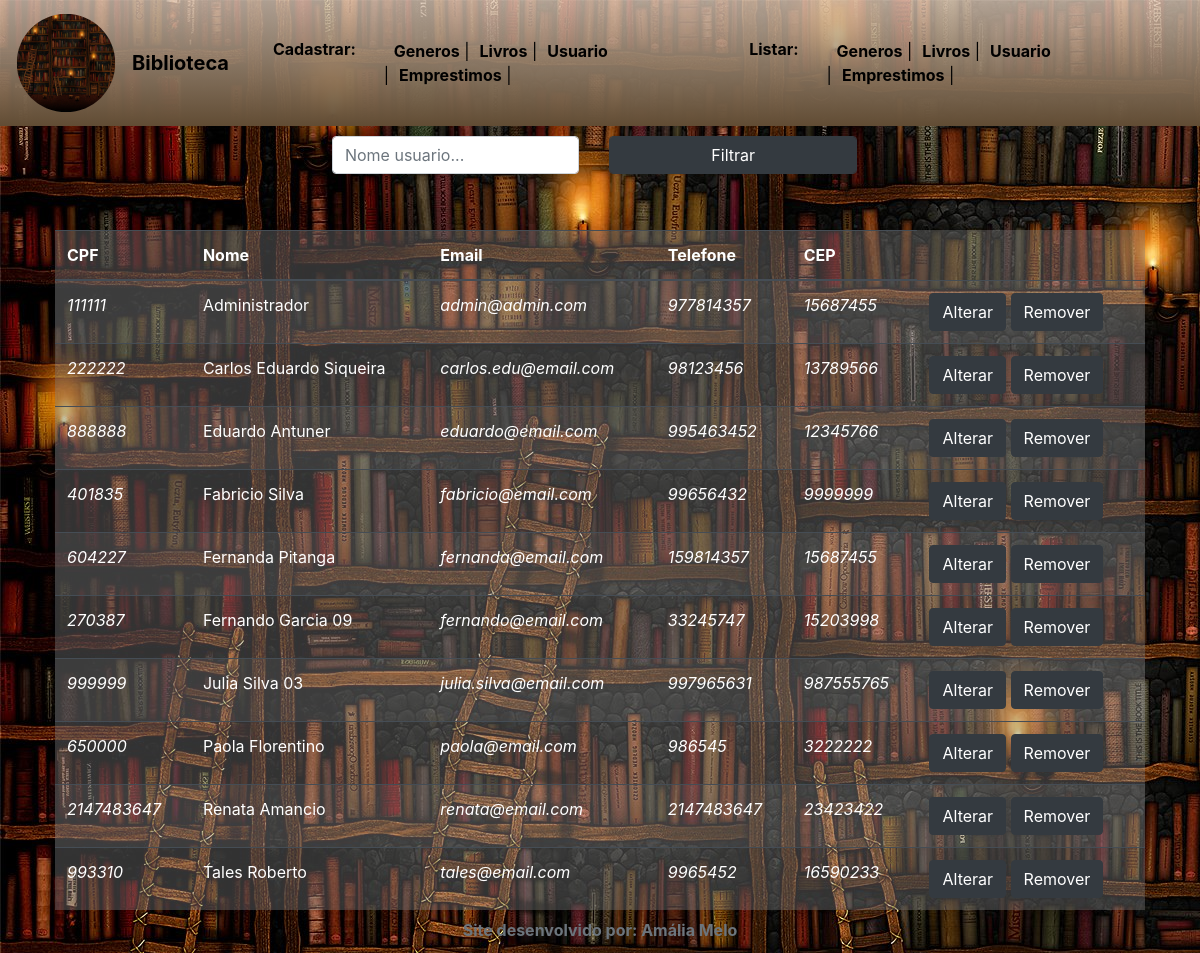
Screenshot of /20201117/lista_usuario.php with the database file from the repository.
### tables this page shows
CREATE TABLE `usuario` (
  `cpf` int(12) NOT NULL,
  `nome_usuario` varchar(100) NOT NULL,
  `email` varchar(100) NOT NULL,
  `telefone` int(9) NOT NULL,
  `cep` int(8) NOT NULL,
  `senha` char(32) NOT NULL,
  `permissao` int(11) NOT NULL
);

### 20201117/lista_usuario.php (the view, shortened to what this page needs)
<?php
    include "conf.php";
    echo'<center>
            <form method = "POST" name="filtro" class="d-flex justify-content-center">
                <div class="form-group col-md-3" style="margin-left: 2%;">
                    <input type="text" name="nome_usuario" placeholder = "Nome usuario..." class="form-control">
                </div>
                <div class="from-group col-md-3 " style="margin-right: 3%;">
                    <button class="btn btn-dark form-control" type="button" id="filtro_usuario">Filtrar</button>
                </div>
            </form>';
        $select = "SELECT * FROM usuario ORDER BY nome_usuario";
         $resultado = mysqli_query($conexao,$select);
    echo ' <div id="msg" style="color:white" class="d-flex justify-content-center"></div>
    <div id="filtro">
    <table class="table table-dark table-striped table-hover table2" width="50%">
    <thead class="thead">
        <tr>
            <th>CPF</th>
            <th>Nome</th>
            <th>Email</th>
            <th>Telefone</th>
            <th>CEP</th>
        </tr>
    </thead>
    <tbody id="tbody_usuario">';
    while($linha = mysqli_fetch_assoc($resultado)){
    echo '<tr>
            <td style="font-style:italic;">'.$linha["cpf"].'</td>
            <td>'.$linha["nome_usuario"].'</td>
            <td style="font-style:italic;">'.$linha["email"].'</td>
            <td style="font-style:italic;">'.$linha["telefone"].'</td>
            <td style="font-style:italic;">'.$linha["cep"].'</td>
            <td>
                <button class="btn btn-dark alterar_usuario" value="'.$linha["cpf"].'" data-toggle="modal"
                        data-target="#modal">Alterar</button>
                <button class="btn btn-dark remover_usuario" value="'.$linha["cpf"].'" data-toggle="modal"
                    data-target="#modal_remover">Remover</button>
                </td>
        </tr>';
    }
    echo "</tbody></table>";
    echo "<hr/> </ul></div>";
?>

### 20201117/css/main.css (style rules this page uses)
body { min-height: 100vh; background-image: url("../img/logo.jpg"); }
.table2 { background-color: rgba(125, 125, 125, 0.4); color:white; }
div { padding:10px; }

### rows the page displays
usuario: cpf "111111", nome_usuario "Administrador", email "admin@admin.com", telefone "977814357", cep "15687455"
usuario: cpf "222222", nome_usuario "Carlos Eduardo Siqueira", email "carlos.edu@email.com", telefone "98123456", cep "13789566"
usuario: cpf "888888", nome_usuario "Eduardo Antuner", email "eduardo@email.com", telefone "995463452", cep "12345766"
usuario: cpf "401835", nome_usuario "Fabricio Silva", email "fabricio@email.com", telefone "99656432", cep "9999999"
usuario: cpf "604227", nome_usuario "Fernanda Pitanga", email "fernanda@email.com", telefone "159814357", cep "15687455"
usuario: cpf "270387", nome_usuario "Fernando Garcia 09", email "fernando@email.com", telefone "33245747", cep "15203998"
usuario: cpf "999999", nome_usuario "Julia Silva 03", email "julia.silva@email.com", telefone "997965631", cep "987555765"
usuario: cpf "650000", nome_usuario "Paola Florentino", email "paola@email.com", telefone "986545", cep "3222222"
usuario: cpf "2147483647", nome_usuario "Renata Amancio", email "renata@email.com", telefone "2147483647", cep "23423422"
usuario: cpf "993310", nome_usuario "Tales Roberto", email "tales@email.com", telefone "9965452", cep "16590233"

### other values shown
$l "Generos"
$l "Livros"
$l "Usuario"
$l "Emprestimos"
$desenvolvedor "Amália Melo"
